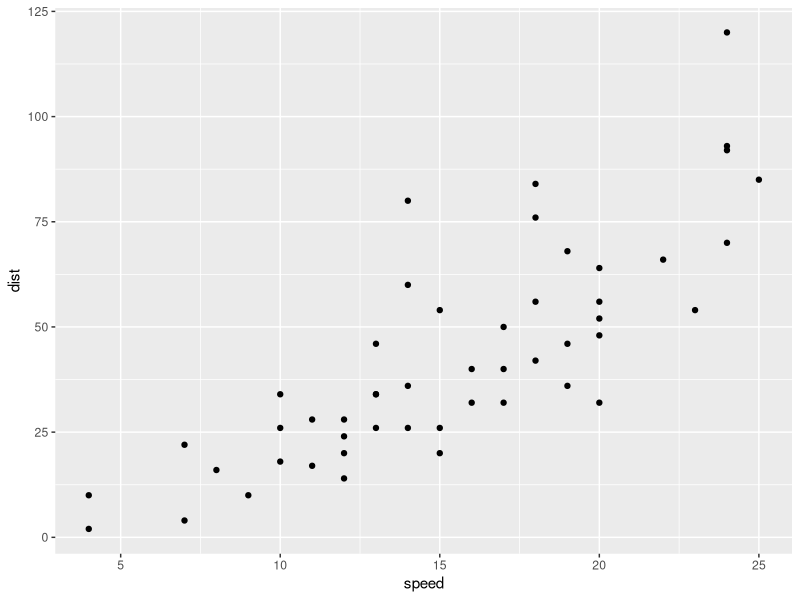
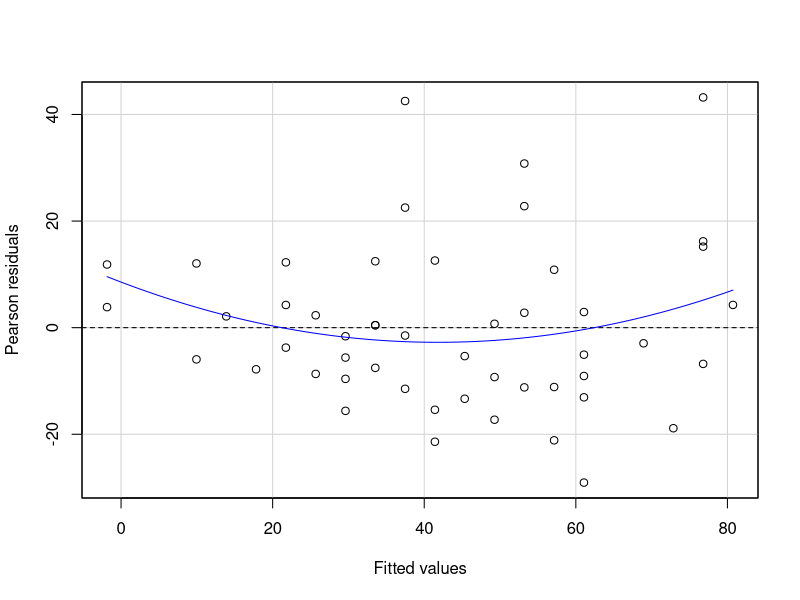
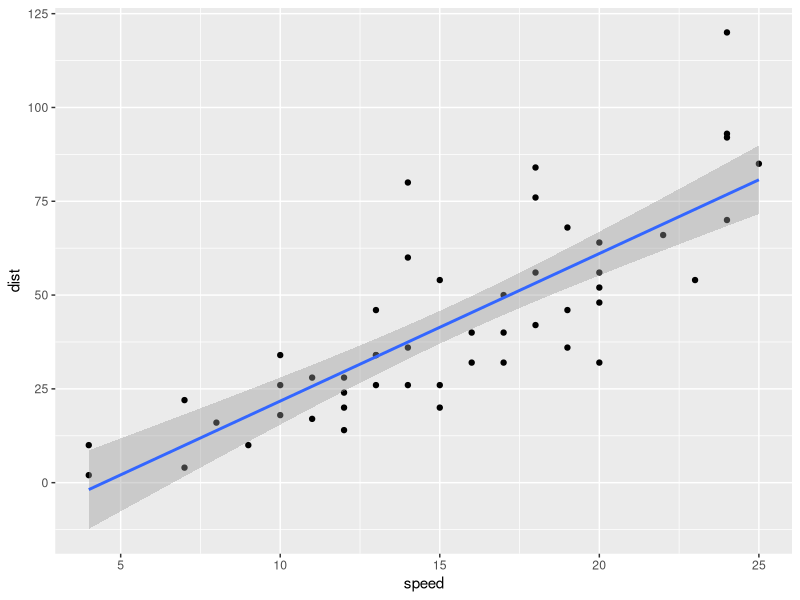
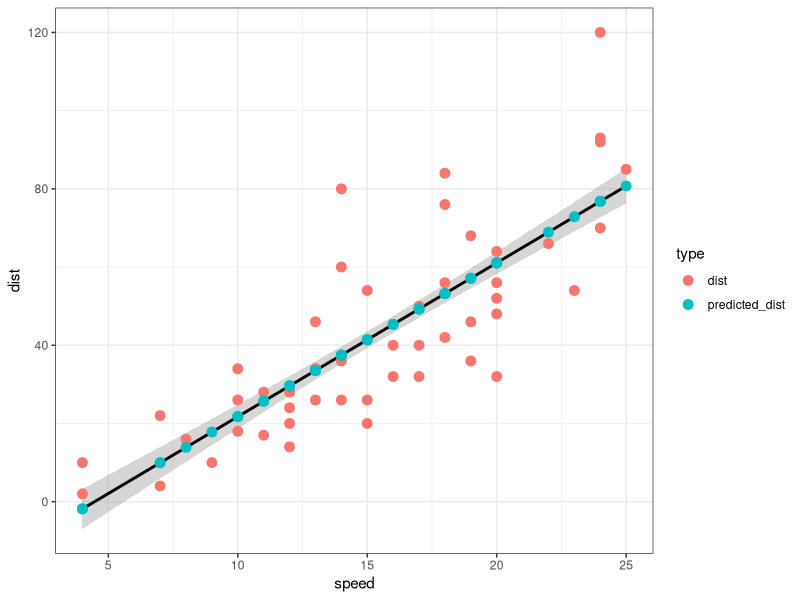

Recreate these plots in R, in order.
## ---- chunk 1
set.seed(100)
x <- rnorm(50, mean = 10, sd = 0.5)
t.test(x, mu=10) # testing if mean of x could be
## ---- chunk 2
numeric_vector <- c(20, 29, 24, 19, 20, 22, 28, 23, 19, 19)
wilcox.test(numeric_vector, mu = 20, conf.int = TRUE)
## ---- chunk 3
x <- c(0.80, 0.83, 1.89, 1.04, 1.45, 1.38, 1.91, 1.64, 0.73, 1.46)
y <- c(1.15, 0.88, 0.90, 0.74, 1.21)
wilcox.test(x, y, alternative = "g")  # g for greater
## ---- chunk 4
options(scipen = 999) # turns off scientific notation

t.test(1:10, y = c(7:20))
## ---- chunk 5
# Use paired = TRUE for 1-to-1 comparison of observations.
x <- rnorm(100)
y <- rnorm(100)

t.test(x, y, paired = TRUE) # when observations are paired, use 'paired' argument.

wilcox.test(x, y, paired = TRUE) # both x and y are assumed to have similar shapes
## ---- chunk 6
numeric_vector <- c(20, 29, 24, 19, 20, 22, 28, 23, 19, 19)

shapiro.test(numeric_vector) # Does our data follow a normal distribution?
## ---- chunk 7
# Example: Test a normal distribution
set.seed(100)

normaly_disb <- rnorm(100, mean=5, sd=1) # create a simulated data set from a normal distribution

shapiro.test(normaly_disb)  # the shapiro test.
## ---- chunk 8
# Example: Test a uniform distribution
set.seed(100)

not_normaly_disb <- runif(100)  # uniform distribution.

shapiro.test(not_normaly_disb)
## ---- chunk 9
var.test(x, y)  # Do x and y have the same variance?
## ---- chunk 10
options(scipen = 999)
cats <- read.csv("cats.csv")

tbl <- table(cats$reward, cats$dance)

tbl

chisq.test(tbl)

chisq.test(tbl, correct = FALSE) # Yates continuity correction not applied

# or 
summary(tbl) # performs a chi-squared test.
## ---- chunk 11
# use cor.test(x, y) # where x and y are numeric vectors.
cor.test(cars$speed, cars$dist)
## ---- chunk 12
library(skimr)
skim(cars)
## ---- chunk 13
library(tidyverse)

cars %>% 
        ggplot(aes(speed, dist)) +
        geom_point()
## ---- chunk 14
linearMod <- lm(dist ~ speed, data = cars)  # build linear regression model on full data
print(linearMod)
## ---- chunk 15
summary(linearMod)

library(car)
residualPlot(linearMod)
## ---- chunk 16
data <- as_tibble(cars) %>% 
        mutate(predicted_dist = predict(linearMod, cars)) 

# let's check that the variable was created successfully
top_n(data, 10)
## ---- chunk 17
ggplot(data, aes(speed, dist)) +
        geom_point() +
        geom_smooth(method = "lm")
## ---- chunk 18
data %>% 
        gather("type", "dist", -speed) %>% 
        ggplot(aes(speed, dist)) +
        geom_smooth(method = "lm", color = "black") +
        geom_point(aes(color = type),
                   size = 3,) +
        theme_bw()
        
